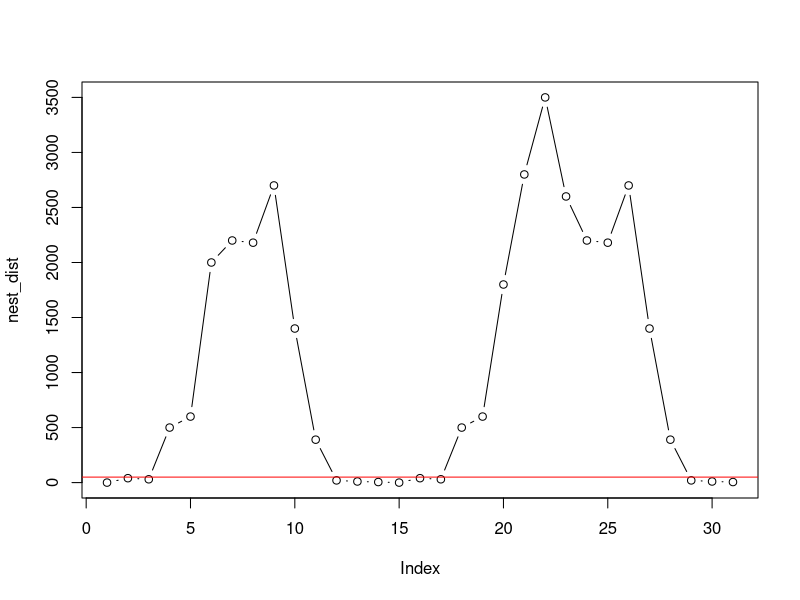
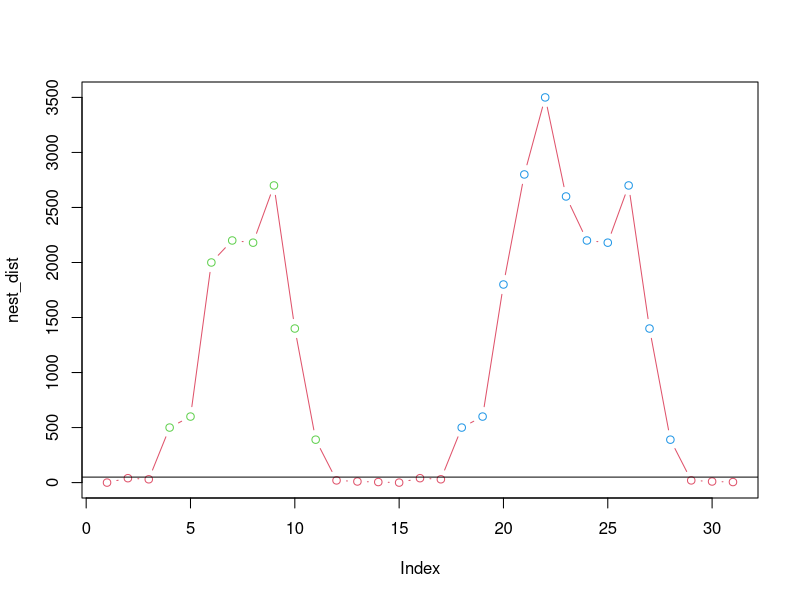

Source code (R) for these figures, in order:


# Dummy data
nest_dist <- c(0,40,30,500,600,2000, 2200, 2180, 2700, 1400,390,20, 10, 5,
               0,40,30,500,600,1800, 2800, 3500, 2600, 2200, 2180, 2700, 1400,390,20, 10, 5)

# See how this looks
plot(nest_dist, type = "b")
# Add cut-off line
abline(h=50, col = "red")

# So here the trip would run from the 4th to the 11th point

# Boolean (TRUE/FALSE vector, any point that is more than 50 m from the nest is labelled as true)
on_trip <- nest_dist>50

# See this:
on_trip

# Number of points:
n_points <- length(nest_dist)

# Weird thing to label points with number indicating:
# 0 - not on trip
# 3 - last point at nest before trip
# 4 - first point on a trip
# 9 - a middle point from a trip
# 6 - final point on a trip
# 5 - fist point back at the colony

point_type <- on_trip[2:(n_points-1)]+
  (on_trip[3:(n_points)]*3)+
  (on_trip[1:(n_points-2)])*5
# as use next and previous location can't calculate for the first and last point, I just set these to zero
point_type <- c(0, point_type, 0)


# Trip IDs - loop through above point_type thing
# Null value (0) vector for trip number
trip_id <- rep(0,n_points)
# Keep a count of what the current trip is
trip_count <- 0

for(i in 1:n_points){
  # If it's on a trip (not at the nest)
  if(point_type[i] %in% c(4,9,6)){
    if(point_type[i] == 4){
      # if first point of trip, increment trip_id by 1
      trip_count <- trip_count + 1
    }
    # Label with current trip number
    trip_id[i] <- trip_count
  }  
}

# see what this looks like:
trip_id

# Plot it, colour by trip_id:
plot(nest_dist, type = "b", col = as.numeric(trip_id+2))
# Add cut-off line
abline(h=50, col = "black")

# Summarise some stuff about 'trips
library(dplyr)

# Put together into a dataframe
trip.df <- cbind.data.frame(nest_dist,on_trip,point_type,trip_id)

# Summarise some basic things:
trip_summary.df <- dplyr::summarise(group_by(trip.df,
                                             trip_id),
                                   
                                    # distances
                                    dist_max = max(nest_dist),
                                    dist_mean = mean(nest_dist),
                                    n_points = n(),
                                    
                                    dist_first = first(nest_dist),
                                    dist_last = last(nest_dist)
                                    
                                    # You can add all sort of things here
                                    # Min and max are useful, as are fist(), and last()
                                    # e.g. can use to get start time and end time
)

# See this:
trip_summary.df

# You'd want to remove the '0' trip, as that's nonsence, just all the gaps between trips
